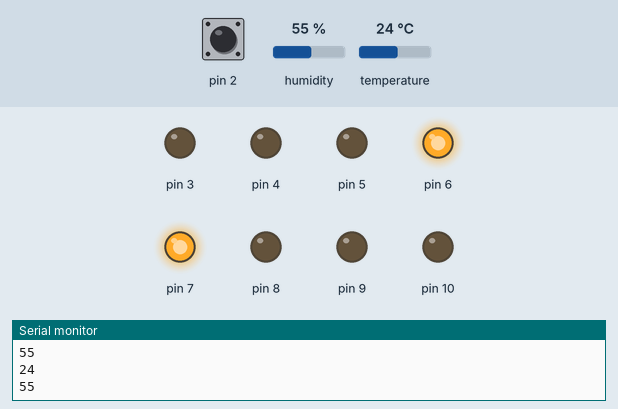
The sketch below on a simulated Arduino Uno, built with avr-gcc and run on an emulated ATmega328P. On the bench: output pins drawn as LEDs (lit = HIGH), the last lines printed to the serial monitor. Inputs (shaded band) come from the test bench; at power-on: temperature 24 °C, pin 2 HIGH, humidity 55 %.

Above: at 4.8 s.
4.9 s: temperature set to 12 °C
At 7.2 s:
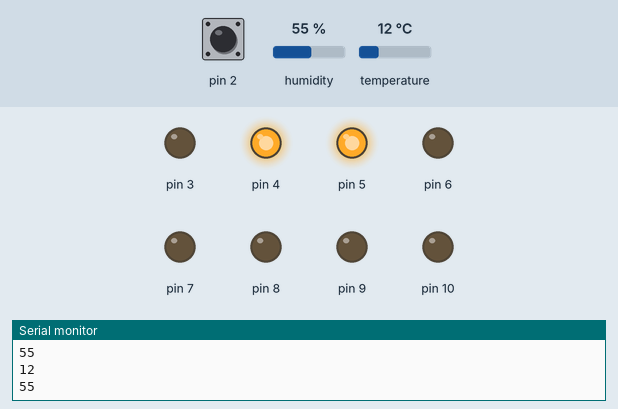
7.9 s: pin 2 pulled LOW for 2.6 s
At 8.4 s:
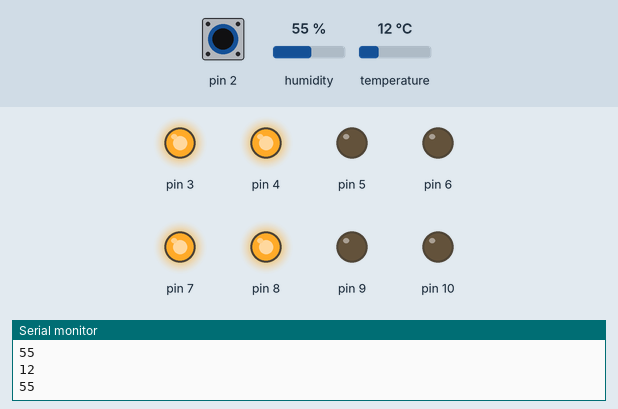
12.0 s: humidity set to 22 %
At 13.2 s:
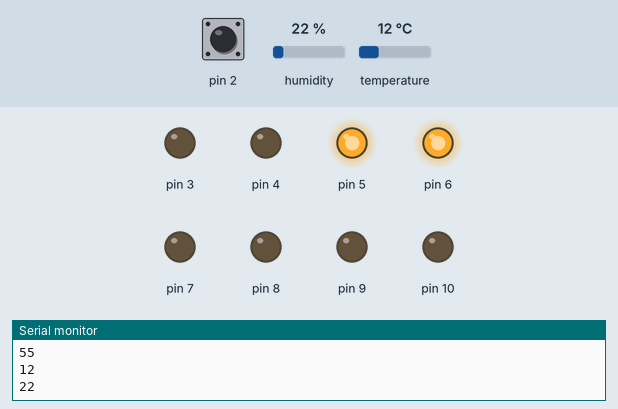
15.0 s: humidity set to 40 %
At 16.8 s:
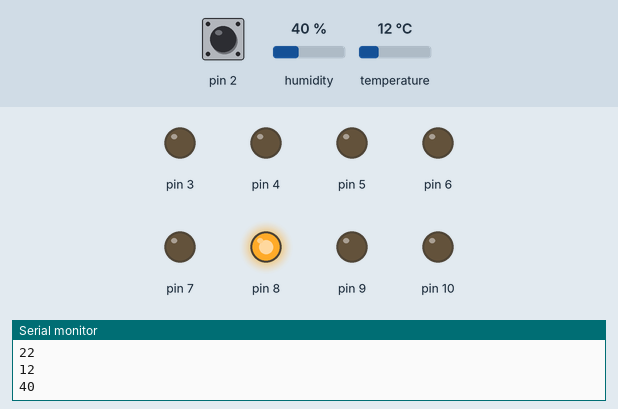
18.0 s: humidity set to 68 %
At 19.2 s:
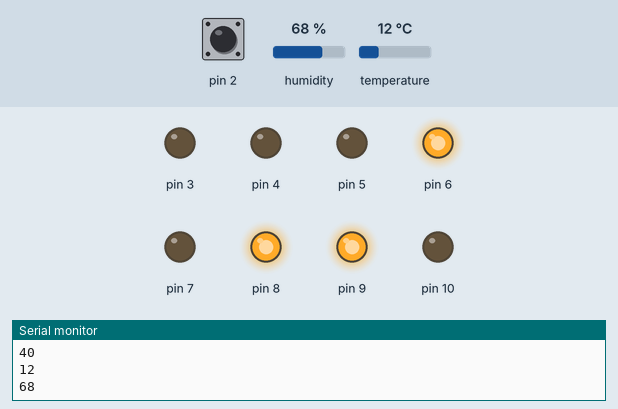
21.0 s: humidity set to 88 %
At 22.8 s:
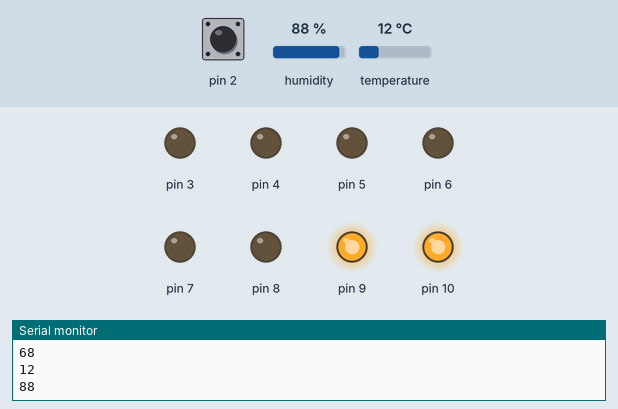
Timing chart, 0 to 24.3 s (numbered marks = the images above; inputs shaded):
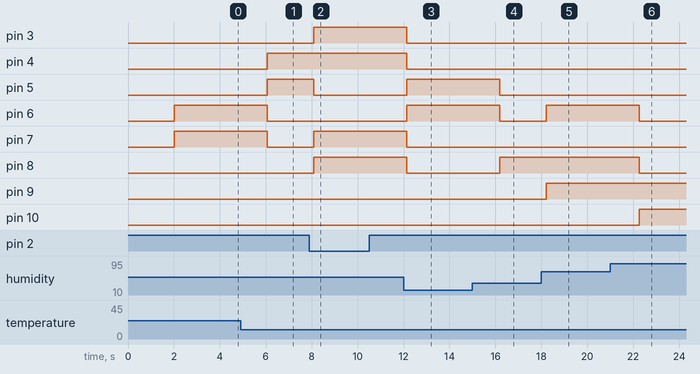

Measured:
- after the input at 4.9 s, pin 4, pin 5: LOW → HIGH after 1.2 s; pin 6, pin 7: HIGH → LOW after 1.2 s
- after the input at 7.9 s, pin 3, pin 7, pin 8: LOW → HIGH after 0.19 s; pin 5: HIGH → LOW after 0.19 s
- after the input at 12.0 s, pin 3, pin 4, pin 7, pin 8: HIGH → LOW after 0.14 s; pin 5, pin 6: LOW → HIGH after 0.14 s
- after the input at 15.0 s, pin 5, pin 6: HIGH → LOW after 1.2 s; pin 8: LOW → HIGH after 1.2 s
- after the input at 18.0 s, pin 6, pin 9: LOW → HIGH after 0.21 s
- after the input at 21.0 s, pin 6, pin 8: HIGH → LOW after 1.3 s; pin 10: LOW → HIGH after 1.3 s

The sketch:

Proyecto_Final.ino
```cpp
#include "DHT.h"

DHT dht(11, DHT11);

int T;
int H;

int T_d, T_u;
int H_d, H_u;

int valor= 0;

const int timeThreshold = 150;
long timeCounter = 0;

void dibujar(int numero,int decena){

  switch (numero) {
    case 0:
      digitalWrite(3+decena,LOW);
      digitalWrite(5+decena,LOW);
      digitalWrite(7+decena,LOW);
      digitalWrite(9+decena,LOW);
      break;
    case 1:
      digitalWrite(3+decena,HIGH);
      digitalWrite(5+decena,LOW);
      digitalWrite(7+decena,LOW);
      digitalWrite(9+decena,LOW);
      break;
    case 2:
      digitalWrite(3+decena,LOW);
      digitalWrite(5+decena,HIGH);
      digitalWrite(7+decena,LOW);
      digitalWrite(9+decena,LOW);
      break;
    case 3:
      digitalWrite(3+decena,HIGH);
      digitalWrite(5+decena,HIGH);
      digitalWrite(7+decena,LOW);
      digitalWrite(9+decena,LOW);
      break;
    case 4:
      digitalWrite(3+decena,LOW);
      digitalWrite(5+decena,LOW);
      digitalWrite(7+decena,HIGH);
      digitalWrite(9+decena,LOW);
      break;
    case 5:
      digitalWrite(3+decena,HIGH);
      digitalWrite(5+decena,LOW);
      digitalWrite(7+decena,HIGH);
      digitalWrite(9+decena,LOW);
      break;
    case 6:
      digitalWrite(3+decena,LOW);
      digitalWrite(5+decena,HIGH);
      digitalWrite(7+decena,HIGH);
      digitalWrite(9+decena,LOW);
      break;
    case 7:
      digitalWrite(3+decena,HIGH);
      digitalWrite(5+decena,HIGH);
      digitalWrite(7+decena,HIGH);
      digitalWrite(9+decena,LOW);
      break;
    case 8:
      digitalWrite(3+decena,LOW);
      digitalWrite(5+decena,LOW);
      digitalWrite(7+decena,LOW);
      digitalWrite(9+decena,HIGH);
      break;
    case 9:
      digitalWrite(3+decena,HIGH);
      digitalWrite(5+decena,LOW);
      digitalWrite(7+decena,LOW);
      digitalWrite(9+decena,HIGH);
      break;
    default:
      // statements
      break;
  }
}

void blink() {
    if (millis() > timeCounter + timeThreshold)
   {

      if (valor== 0){
        valor = 1;
      }
      else if(valor==1){
        valor = 0;
      }
      else{

      }

      timeCounter = millis();
   }
}

void setup() {
  dht.begin();
  Serial.begin(9600);
  pinMode(2, INPUT_PULLUP);
  pinMode(3, OUTPUT);
  pinMode(4, OUTPUT);
  pinMode(5, OUTPUT);
  pinMode(6, OUTPUT);
  pinMode(7, OUTPUT);
  pinMode(8, OUTPUT);
  pinMode(9, OUTPUT);
  pinMode(10, OUTPUT);
  attachInterrupt(digitalPinToInterrupt(2), blink, FALLING);
}

void loop() {
  // Wait a few seconds between measurements.
  delay(2000);

  // Reading temperature or humidity takes about 250 milliseconds!
  // Sensor readings may also be up to 2 seconds 'old' (its a very slow sensor)
  H = (int) dht.readHumidity();
  // Read temperature as Celsius (the default)
  T = (int) dht.readTemperature();
  // Read temperature as Fahrenheit (isFahrenheit = true)
  //float f = dht.readTemperature(true);
  T_u = T%10;
  T_d = T/10;

  H_u = H%10;
  H_d = H/10;

  if (valor == 0){
    dibujar(T_u,0);
    dibujar(T_d,1);
  }
  else if(valor == 1){
    dibujar(H_u,0);
    dibujar(H_d,1);
  }
  else{}

  Serial.println(T);
  Serial.println(H);
  Serial.println();

}
```
